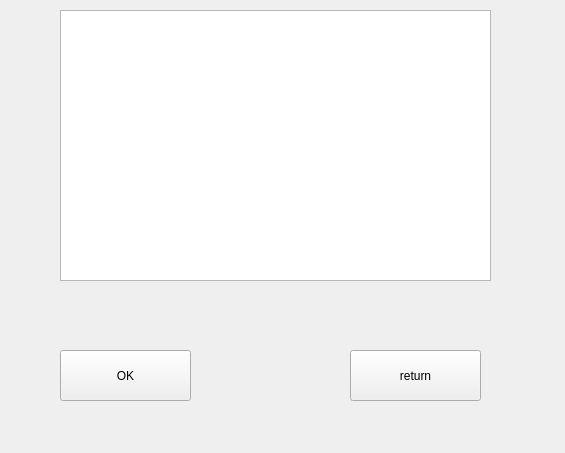
<?xml version="1.0" encoding="UTF-8"?>
<ui version="4.0">
 <class>delete</class>
 <widget class="QWidget" name="delete">
  <property name="geometry">
   <rect>
    <x>0</x>
    <y>0</y>
    <width>565</width>
    <height>453</height>
   </rect>
  </property>
  <property name="windowTitle">
   <string>Form</string>
  </property>
  <widget class="QTextEdit" name="textEdit">
   <property name="geometry">
    <rect>
     <x>60</x>
     <y>10</y>
     <width>431</width>
     <height>271</height>
    </rect>
   </property>
  </widget>
  <widget class="QPushButton" name="pushButton">
   <property name="geometry">
    <rect>
     <x>60</x>
     <y>350</y>
     <width>131</width>
     <height>51</height>
    </rect>
   </property>
   <property name="text">
    <string>OK</string>
   </property>
  </widget>
  <widget class="QPushButton" name="pushButton_2">
   <property name="geometry">
    <rect>
     <x>350</x>
     <y>350</y>
     <width>131</width>
     <height>51</height>
    </rect>
   </property>
   <property name="text">
    <string>return</string>
   </property>
  </widget>
 </widget>
 <resources/>
 <connections/>
</ui>
